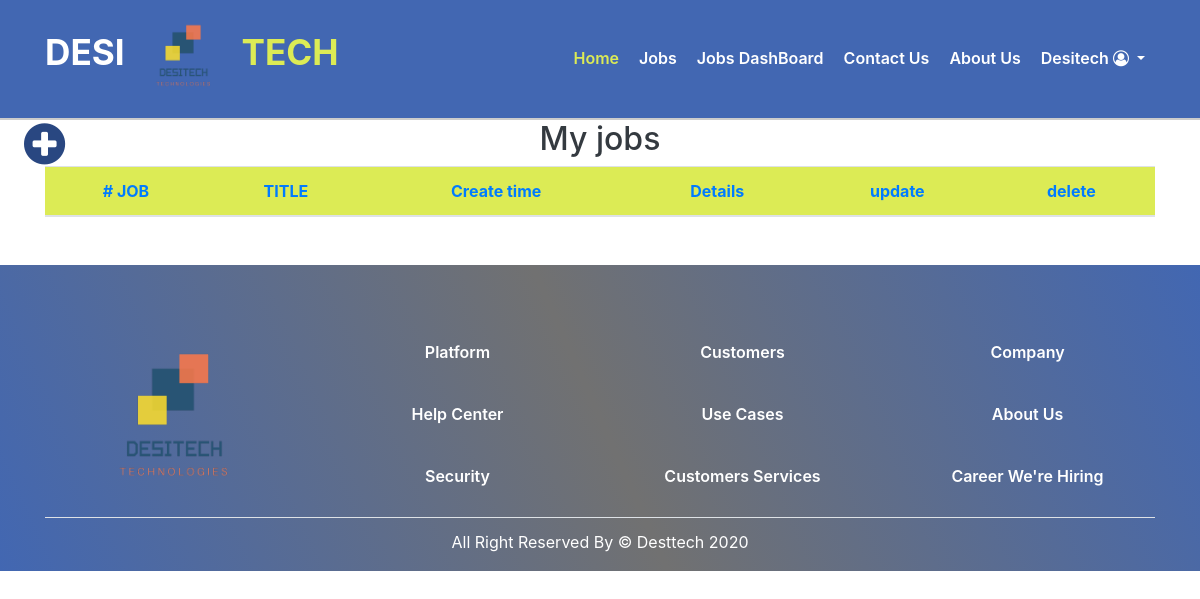
The page /jobs/myjobs/ (signed in) on the database as committed earlier.
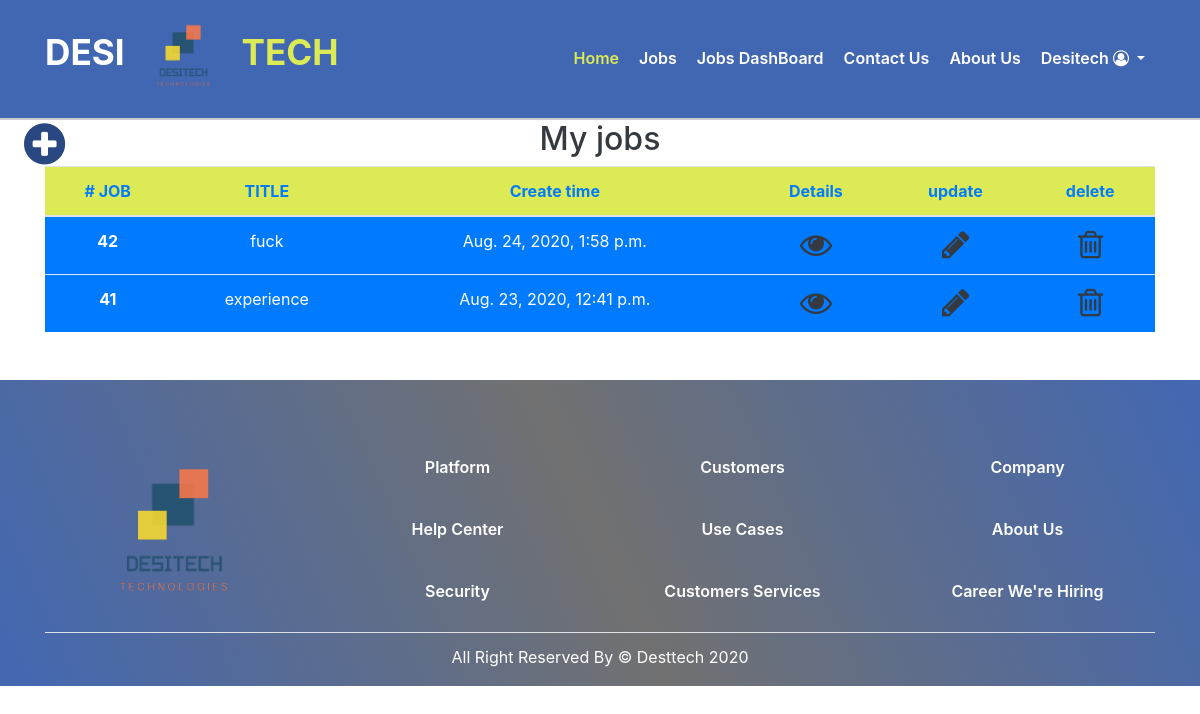
The same page on the database as committed later.
### accounts/models/User.py (models this page shows, shortened)
class User (AbstractBaseUser , PermissionsMixin):
    email = models.EmailField(unique=True , null=False)
    is_staff = models.BooleanField(default=True)
    is_active = models.BooleanField(default=True)
    is_superuser = models.BooleanField(default=False)
    COMPANY = 1
    JOB_SEEKER = 2
    REQUIRED_FIELDS = ['user_type']
    USERNAME_FIELD = 'email'
    _TYPE = ((COMPANY , 'company') , (JOB_SEEKER , 'job_seeker') )
    user_type  = models.PositiveSmallIntegerField (choices=_TYPE  )
    def is_company (self):
        if self.user_type == 1:
            return True
        return False
    objects = UserManager ()

### accounts/models/CompanyProfile.py (models this page shows)
class Company_profile (models.Model):
    user = models.OneToOneField(settings.AUTH_USER_MODEL, on_delete=models.CASCADE , primary_key=True)
    Name =models.CharField(max_length=50 )
    country = models.ForeignKey(Country, on_delete=models.SET_NULL , null=True)
    city = models.ForeignKey(City, on_delete=models.SET_NULL , null=True)
    street = models.CharField(max_length=128 , null=True)
    building_number = models.IntegerField(null=True)
    zip_code =  models.CharField("ZIP / Postal code", max_length=12, null=True)
    phone_regex = RegexValidator(regex=r'^\+?1?\d{9,15}$',
                    message="Phone number must be entered in the format: '+999999999'. Up to 15 digits allowed.")
    phone_number = models.CharField( validators=[phone_regex] , max_length=17 , null=True)
    mobile_number = models.CharField( validators=[phone_regex] ,max_length=17 , null=True)

### jobs/models.py (models this page shows, shortened)
class Job (models.Model):
    publish_By =models.ForeignKey(User , on_delete=models.CASCADE)
    title = models.CharField(max_length=50)
    abstract = models.TextField()
    skills = models.TextField()
    description = models.TextField()
    country = models.ForeignKey(Country, on_delete=models.SET_NULL, null=True)
    city = models.ForeignKey(City, on_delete=models.SET_NULL, null=True)
    date = models.DateTimeField(auto_now_add=True)
    job_manger = models.Manager()

### jobs/views/MyJobs.py (the view)
# urls.py: path('myjobs/', MyJobs.MyJobs.as_view(),name='my-jobs'),
@method_decorator(login_decorator, name='dispatch')
@method_decorator (is_company_or_admin , name='dispatch' )
@method_decorator (have_profile , name='dispatch' )
class MyJobs(View):
    def get (self , request):
        myjobs = Job.job_manger.filter (publish_By = request.user.id).order_by('-date')
        context =  {'myjobs' : myjobs , 'jobs': myjobs}
        return render ( request , 'jobs_dashboard.html' , context )

### jobs/templates/jobs_dashboard.html (shortened to what this page needs)
{% extends 'shared/_base.html' %}
{% load static %}
{% block content%}
<a href="{% url 'jobs:job-create' %}" class=" fa fa-plus-circle fa-3x  position-fixed ml-lg-4 animate__animated animate__fadeInUp" id="add-job-icon"></a>
<div class="container">
<h2 class='text-center text-dark'>My jobs</h2>
    <table class=" table-hover table  table-striped  text-center">
        <thead >
            <tr class = 'table_head text-primary' id = "">
            <th> # JOB </th>
            <th>TITLE</th>
            <th>Create time</th>
            <th>Details</th>
            <th>update</th>
            <th>delete</th>
            </tr>
        </thead>
        <tbody>
            {% for job in jobs %}
                    <tr class="bg-primary text-white" >
                        <td><strong>{{job.id}}</strong></td>
                        <td>{{job.title}}</td>
                        <td>{{job.date}}</td>
                        <td><a href= {% url 'jobs:job-detail' job.id %}  class="edit-jobs fa fa-eye fa-2x text-dark animate__animated animate__zoomIn"></a></td>
                        <td><a href= {% url 'jobs:job-update' job.id %}  class="edit-jobs fa fa-pencil fa-2x text-dark animate__animated animate__zoomIn"></a></td>
                        <td><a href= {% url 'jobs:job-delete' job.id %}  class="edit-jobs fa fa-trash-o fa-2x text-dark animate__animated animate__zoomIn"></a></td>
                    </tr>
            {% endfor %}
        </tbody>
    </table>
</div>
{% endblock %}

### templates/shared/_base.html (shortened to what this page needs)
<!DOCTYPE html>
{% load static %}
<html lang="en">
{% block head %}
<head>
    <link rel="stylesheet" href="https://maxcdn.bootstrapcdn.com/bootstrap/4.5.0/css/bootstrap.min.css">
    <link rel="stylesheet" href="https://cdnjs.cloudflare.com/ajax/libs/font-awesome/4.7.0/css/font-awesome.min.css">
    <link rel="stylesheet" href="https://cdnjs.cloudflare.com/ajax/libs/intl-tel-input/17.0.3/css/intlTelInput.min.css" />
    <link rel="stylesheet" href="{% static 'css/style.css' %}">
    <link rel="stylesheet" href="https://stackpath.bootstrapcdn.com/bootstrap/4.4.1/css/bootstrap.min.css"/>
    <link rel="stylesheet" href="https://cdnjs.cloudflare.com/ajax/libs/font-awesome/4.7.0/css/font-awesome.css"/>
    <link rel="stylesheet" href="https://cdnjs.cloudflare.com/ajax/libs/intl-tel-input/17.0.3/css/intlTelInput.min.css" />
    <link rel="stylesheet" href="https://cdnjs.cloudflare.com/ajax/libs/animate.css/4.0.0/animate.min.css"/>
  </head>
{% endblock head %}
<body>
 <header class= 'header'>
            <div class="container">
                <nav class="navbar navbar-expand-lg navbar-light">
                    <a class="navbar-brand d-flex align-items-center justify-content-center" href="{% url 'home' %}">
                        <h1 class="text-uppercase">desi
                            <img src= "{% static 'img/logo.png' %}" alt= 'logo' class="img-fluid">
                            <span >tech</span></h1>
                    </a>
                    <div class="collapse navbar-collapse" id="navbarcollapse">
                      <ul class="navbar-nav ml-auto text-capitalize">
                        <li class="nav-item active">
                          <a class="nav-link" href="{% url 'home' %}">home </a>
                        </li>
                        <li class="nav-item">
                          <a class="nav-link" href="{% url 'jobs:all-jobs-list' %}">jobs</a>
                        </li>
                        <li class="nav-item">
                            {% if user.is_company or user.is_superuser %}
                                <a class="nav-link" href="{% url 'jobs:my-jobs' %}">jobs dashBoard</a>
                            {% endif %}
                        </li>
                        <li class="nav-item">
                            <a class="nav-link" href="{% url 'contact-us' %}">contact us</a>
                        </li>
                        <li class="nav-item">
                            <a class="nav-link" href="{% url 'about-us' %}">about us</a>
                        </li>
                        <li class="nav-item dropdown">
                          <a class="nav-link dropdown-toggle" href="#" id="account" role="button" data-toggle="dropdown" aria-haspopup="true" aria-expanded="false">
                            {% if not user.is_authenticated %}
                                account
                            {% elif user.is_company %}
                                {{user.company_profile.Name}}
                            {% elif user.is_job_seeker %}
                                {{user.job_seeker_profile.Name}}
                            {% endif %}
                            <i class="fa fa-user-circle-o" aria-hidden="true"></i>
                          </a>
                        </li>
                      </ul>
                    </div>
                  </nav>
            </div>
    </header>
    {% block content %} {% endblock %}
<footer>
        <div class="footer-top mt-5">
            <div class="container">
                <div class="row align-items-center justify-content-center text-center">
                    <div class=" col-md-3 col-sm-6 one mt-3">
                        <img src="{% static 'img/logo.png' %}" alt="" class="img-fluid" width="200px" height="200px">
                    </div>
                    <div class=" col-md-3 col-sm-6 two mt-3 ">
                        <ul class= 'list-unstyled'>
                            <li class= ''><a href="#">platform</a></li>
                            <li class= '' ><a href="#">help center</a></li>
                            <li class= ''><a href="#">security</a></li>
                        </ul>
                    </div>
                    <div class="col-md-3 col-sm-6 two mt-3">
                        <ul class= 'list-unstyled'>
                            <li class= ''><a href="#">customers</a></li>
                            <li class= '' ><a href="#">use cases</a></li>
                            <li class= ''><a href="#">customers services</a></li>
                        </ul>
                    </div>
                    <div class="col-md-3 col-sm-6 two mt-3">
                        <ul class= 'list-unstyled'>
                            <li class= ''><a href="#">company</a></li>
                            <li class= '' ><a href="#">about us</a></li>
                            <li class= ''><a href="#">career we're hiring</a></li>
                        </ul>
                    </div>
                </div>
                <p class= 'footer-text text-capitalize mb-0 py-3 border-top'>
                    all right reserved by &copy; desttech 2020
                </p>
            </div>
        </div>
    </footer>
</body>
</html>

### static/css/style.css (style rules this page uses)
body { color: red; }
footer { color: white !important; }
li { margin-top: 20px; margin-bottom: 20px }
#add-job-icon { color: #294781; }
* { margin: 0; padding: 0; box-sizing: border-box; }
.header { background: #4267b2; border-bottom: 2px solid#ccc; }
.header .navbar { padding: 0; }
.navbar-brand img { width: 100px; height: 100px; padding: 0; }
.navbar-brand h1 { color: #fff; font-size: 2.2rem; font-weight: bolder; }
.navbar-brand h1 span { color: rgb(220, 235, 85); }
.header .navbar #navbarcollapse .nav-item .nav-link { color: #fff; font-size: 1rem; font-weight: 600; padding: 15px 10px 15px; line-height: 1.2; }
.header .navbar #navbarcollapse .active .nav-link { color: rgb(220, 235, 85) !important; }
.dropdown-toggle::after { content: none; }
.table_head { background-color: rgb(220, 235, 85); color: #4267b2; }
.footer-top { background: linear-gradient(66deg, #4267b2, rgba(0, 0, 0, 0.555), #4267b2); padding: 30px 0 5px; color: #fff; }
.two ul li { padding: 5px 0; line-height: 2; }
.two ul li a { color: #fff !important; text-decoration: none; text-transform: capitalize; font-weight: 600; }
.footer-text { text-align: center; color: #fff; line-height: 1; }

Rows that differ between the two databases and show on the page:
added Job: id "42", title "fuck", date "Aug. 24, 2020, 1:58 p.m."
added Job: id "41", title "experience", date "Aug. 23, 2020, 12:41 p.m."
